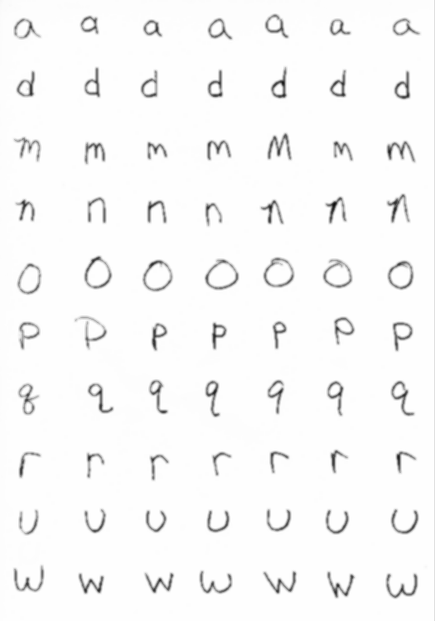
#> input picture Simple-Optical-Characters-Recognition-master/raw/test1.bmp, 435 x 621 px, shrunk from 525 x 750 before the run, found by its file name
$ python test.py
#> lines starting #> are read from the running program, lines starting #| are printed output that depends on the picture; after the words box and inside, x2 and y2 are one past the last pixel; in counts of white or black regions, pixels touching at a corner belong together
import numpy as np
from sklearn.metrics import confusion_matrix
from scipy.spatial.distance import cdist
from skimage.measure import label, regionprops, moments, moments_central
from skimage.measure import moments_normalized, moments_hu
from skimage import io, exposure
import matplotlib.pyplot as plt
from matplotlib.patches import Rectangle

from train import Train

class Test():
    def __init__(self):
        self.test_data=['test1.bmp', 'test2.bmp']
        self.local_orignial_features=None
        self.local_normalized_features=None
        self.local_tags=[]
        self.predicted=[]

    def feature_collection_test(self, filename, binary_threshold=200, r_lower_threshold=10, c_lower_threshold=12, r_upper_threshold=80, c_upper_threshold=85, plot=False):
#> called with filename = 'test1.bmp', binary_threshold = 200, r_lower_threshold = 10, c_lower_threshold = 12, r_upper_threshold = 80, c_upper_threshold = 85, plot = False
        img=io.imread(filename)
#> img is the input picture: shape (621, 435); min 12, max 255, mean 247.7
        img_binary=(img<binary_threshold).astype(np.double)
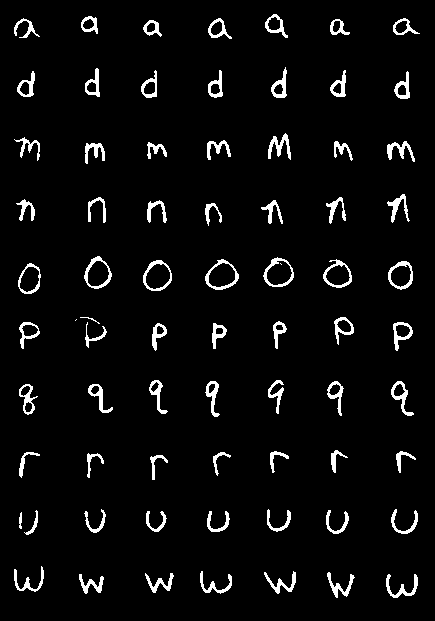
#> img_binary: shape (621, 435) float64; values 0 (black) and 1 (white), 4.7% white; 74 white regions (2 under 20 px)
        img_label=label(img_binary, background=0)
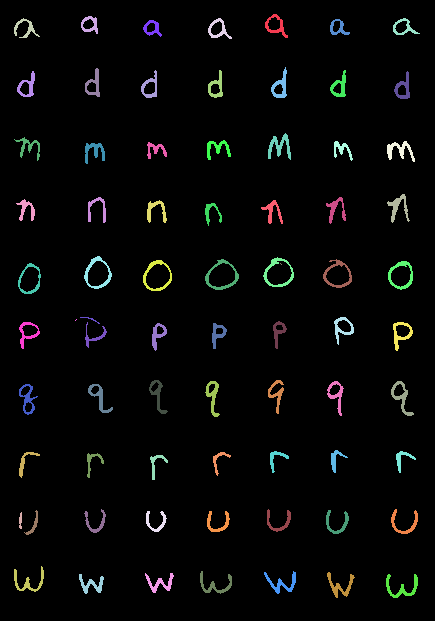
#> img_label: shape (621, 435) int64; 75 distinct labels, from 0 to 74; one colour per label, 0 black
        regions=regionprops(img_label)
#> regions = 74 regions; largest, box (x1, y1, x2, y2) and area: (268, 133, 291, 160) 258, (205, 259, 239, 290) 258, (84, 256, 112, 289) 245, (263, 257, 294, 287) 245, (386, 574, 418, 598) 242

        if plot==True:
            io.imshow(img)
            plt.title('original image')
            io.show()

            # image histogram
            hist=exposure.histogram(img)
            # visualize the histogram as following
            plt.bar(hist[1], hist[0])
            plt.title('histogram')
            plt.show()

            # display binary image
            io.imshow(img_binary)
            plt.title("binary image")
            io.show()

            train_cache=Train()
            train_cache.feature_collection()
            train_cache.normalization(train_cache.overall_features)
            train_cache.recognition(train_cache.overall_tags, train_cache.overall_normalized_features, train_cache.overall_normalized_features)

        # displaying component bounding axes
        if plot==True:
            io.imshow(img_binary)
        ax=plt.gca()
        Features=[]
        index=0
        for props in regions:
            minr, minc, maxr, maxc=props.bbox
#> minr = 14; minc = 265; maxr = 38; maxc = 288
            if plot==True:
                ax.add_patch(Rectangle((minc, minr), maxc-minc,maxr-minr, fill=False, edgecolor='red', linewidth=1))
            roi=img_binary[minr:minc, minc:maxc]
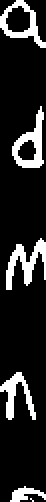
#> roi: shape (251, 23) float64 (shown 2 times larger); values 0 (black) and 1 (white), 14.6% white; 6 white regions (1 under 20 px), largest, box (x1, y1, x2, y2) and area: (3, 119, 23, 145) 218, (6, 53, 22, 84) 206, (0, 0, 23, 24) 176, (0, 186, 18, 210) 168, (5, 243, 23, 251) 72

            # computing Hu moments and removing small components
            m=moments(roi)
#> m = [[842, 9948, 146784, 2412498], [96783, 1085907, 15324697, 245367855], [15896421, 169818881, 2.3e+09, 3.57e+10], [2.98e+09, 3.12e+10, 4.13e+11, 6.3e+12]]
            cr=m[0, 1]/m[0, 0]
#> cr = 11.81
            cc=m[1, 0]/m[0, 0]
#> cc = 114.9
#> (the run stopped early here; a loop or call above may not have finished)
